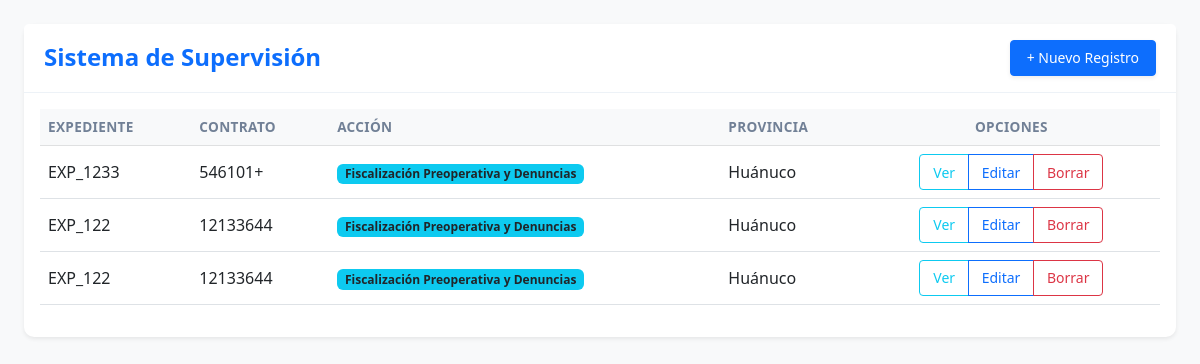
The page / on the database its author committed.
### tables this page shows
CREATE TABLE `detalle_registro` (
  `ID_REGISTRO` int(11) NOT NULL,
  `ID_ACCION` int(11) DEFAULT 0,
  `ID_AE` int(11) DEFAULT 0,
  `ID_SA` int(11) DEFAULT 0,
  `ID_TA` int(11) DEFAULT 0,
  `id_tt` int(11) DEFAULT 0,
  `id_zd` int(11) DEFAULT 0,
  `id_zp` int(11) DEFAULT 0,
  `ID_ACTIVIDAD` int(11) DEFAULT NULL,
  `NUM_SUPERVISORES` varchar(50) DEFAULT NULL,
  `EMPRESA_SUPERVISORA` varchar(50) DEFAULT NULL,
  `CALIDAD_ENTREGABLE` varchar(50) DEFAULT NULL,
  `NRO_EXPEDIENTE` varchar(50) DEFAULT NULL,
  `CARTA_LINEA` varchar(50) DEFAULT NULL,
  `OBSERVACIONES` varchar(50) DEFAULT NULL,
  `CONTRATO` varchar(50) DEFAULT NULL
);

CREATE TABLE `accion` (
  `ID_ACCION` int(11) NOT NULL,
  `NOMBRE_ABREVIADO` varchar(50) DEFAULT NULL,
  `NOMBRE_ACCION` varchar(50) DEFAULT NULL,
  `CODIGO_A_E` varchar(50) DEFAULT NULL,
  `CODIGO_P_ACCION` int(11) DEFAULT NULL
);

CREATE TABLE `zona_provincia` (
  `id_zp` int(11) NOT NULL,
  `NOMBRE_PROVINCIA` varchar(50) NOT NULL DEFAULT '0'
);

### index.php (the view, shortened to what this page needs)
<?php include 'conexion.php'; ?>
<!DOCTYPE html>
<html lang="es">
<head>
    <link href="https://cdn.jsdelivr.net/npm/bootstrap@5.3.0/dist/css/bootstrap.min.css" rel="stylesheet">
    <link href="https://cdn.jsdelivr.net/npm/sweetalert2@11/dist/sweetalert2.min.css" rel="stylesheet">
    <link rel="stylesheet" href="estilos.css">
</head>
<body class="bg-light">
    <div class="container-fluid mt-4 px-4">
        <div class="card shadow-sm border-0">
            <div class="card-header bg-white py-3 d-flex justify-content-between align-items-center">
                <h4 class="mb-0 fw-bold text-primary">Sistema de Supervisión</h4>
                <button type="button" class="btn btn-primary btn-sm px-3 shadow-sm" id="btnNuevoRegistro">
                    <i class="bi bi-plus-lg"></i> + Nuevo Registro
                </button>
            </div>
            <div class="card-body">
                <div class="table-responsive">
                    <table class="table table-hover align-middle" id="tablaRegistros">
                        <thead class="table-light">
                            <tr>
                                <th>Expediente</th>
                                <th>Contrato</th>
                                <th>Acción</th>
                                <th>Provincia</th>
                                <th class='text-center'>Opciones</th>
                            </tr>
                        </thead>
                        <tbody>
                            <?php
                            $query = "SELECT r.*, a.NOMBRE_ACCION, zp.NOMBRE_PROVINCIA
                                      FROM detalle_registro r
                                      LEFT JOIN accion a ON r.ID_ACCION = a.ID_ACCION
                                      LEFT JOIN zona_provincia zp ON r.id_zp = zp.id_zp
                                      ORDER BY r.ID_REGISTRO DESC";
                            $stmt = $pdo->query($query);
                            while ($row = $stmt->fetch()) {
                                echo "<tr data-id='{$row['ID_REGISTRO']}'
                                          data-accion='{$row['ID_ACCION']}'
                                          data-ae='{$row['ID_AE']}'
                                          data-actividad='{$row['ID_ACTIVIDAD']}'
                                          data-ta='{$row['ID_TA']}'
                                          data-tt='{$row['id_tt']}'
                                          data-zp='{$row['id_zp']}'
                                          data-zd='{$row['id_zd']}'
                                          data-exp='{$row['NRO_EXPEDIENTE']}'
                                          data-cont='{$row['CONTRATO']}'
                                          data-obs='".htmlspecialchars($row['OBSERVACIONES'])."'>
                                        <td class='fw-medium'>{$row['NRO_EXPEDIENTE']}</td>
                                        <td>{$row['CONTRATO']}</td>
                                        <td><span class='badge bg-info text-dark'>{$row['NOMBRE_ACCION']}</span></td>
                                        <td>{$row['NOMBRE_PROVINCIA']}</td>
                                        <td class='text-center'>
                                            <div class='btn-group' role='group'>
                                                <button class='btn btn-outline-info btn-sm btn-ver' title='Ver Detalle'>Ver</button>
                                                <button class='btn btn-outline-primary btn-sm btn-editar' title='Editar'>Editar</button>
                                                <button class='btn btn-outline-danger btn-sm btn-eliminar' title='Eliminar'>Borrar</button>
                                            </div>
                                        </td>
                                      </tr>";
                            }
                            ?>
                        </tbody>
                    </table>
                </div>
            </div>
        </div>
    </div>
</body>
</html>

### estilos.css (style rules this page uses)
body { background-color: #f8f9fa; font-family: 'Segoe UI', system-ui, -apple-system, sans-serif; }
.card { border: none; border-radius: 10px; }
.card-header { border-bottom: 1px solid #edf2f7; padding: 1.25rem; }
.table thead th { font-weight: 600; text-transform: uppercase; font-size: 0.85rem; letter-spacing: 0.025em; color: #718096; border-top: none; }
.btn-sm { padding: 0.4rem 0.8rem; font-weight: 500; }

### rows shown on the page
detalle_registro: NRO_EXPEDIENTE "EXP_1233", CONTRATO "546101+", ID_ACCION.NOMBRE_ACCION "Fiscalización Preoperativa y Denuncias", id_zp.NOMBRE_PROVINCIA "Huánuco"
detalle_registro: NRO_EXPEDIENTE "EXP_122", CONTRATO "12133644", ID_ACCION.NOMBRE_ACCION "Fiscalización Preoperativa y Denuncias", id_zp.NOMBRE_PROVINCIA "Huánuco"
detalle_registro: NRO_EXPEDIENTE "EXP_122", CONTRATO "12133644", ID_ACCION.NOMBRE_ACCION "Fiscalización Preoperativa y Denuncias", id_zp.NOMBRE_PROVINCIA "Huánuco"
